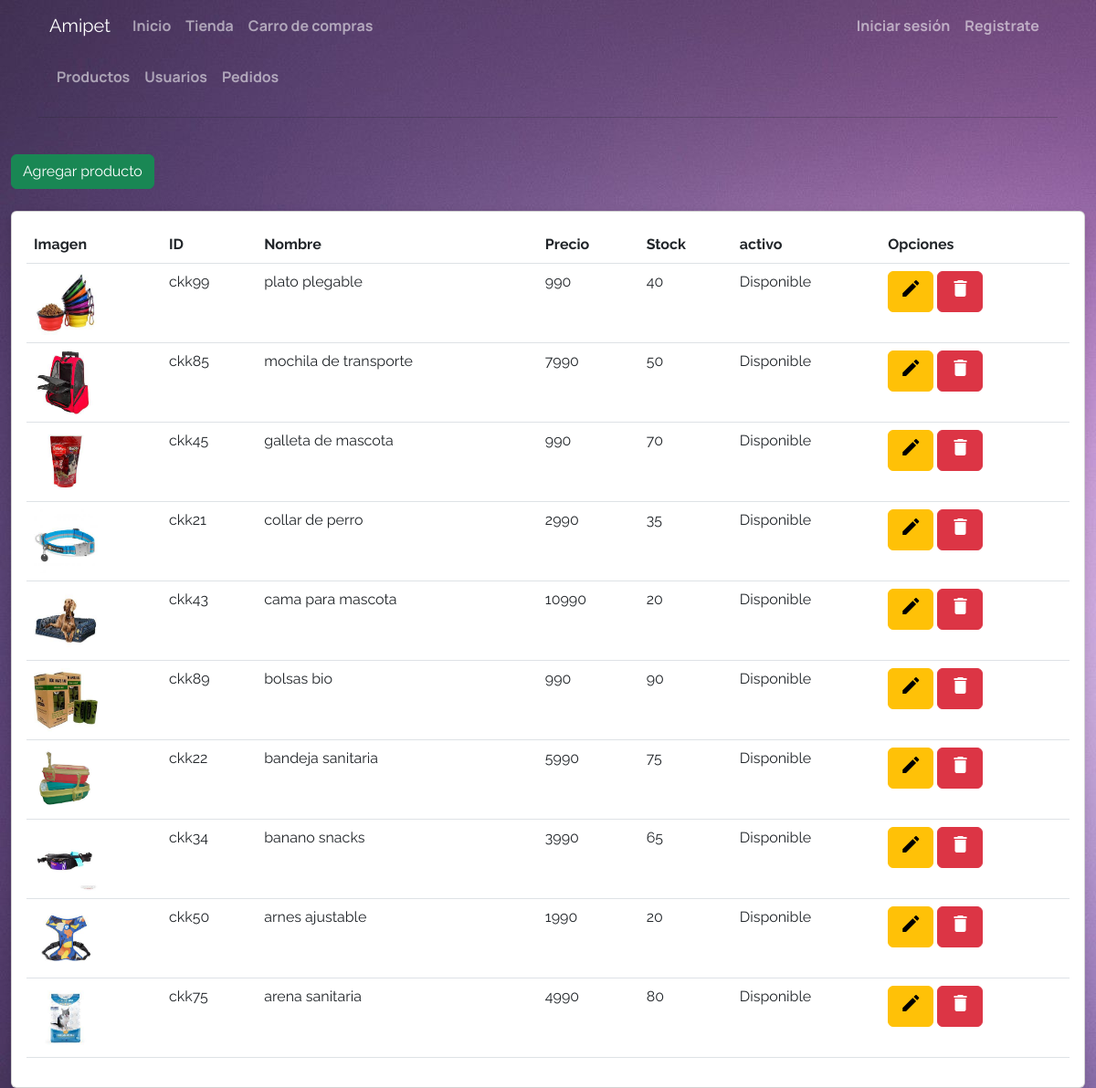
/crud/, run on the app's committed database.
### app/models.py (models this page shows, shortened)
class Producto(models.Model):
    idProducto = models.CharField(max_length=5, primary_key=True)
    nombreProducto = models.CharField(max_length=30, blank=True, null=True)
    stock   = models.IntegerField(blank=True, null=True)
    precio   = models.IntegerField(blank=True, null=True)
    foto = models.ImageField(upload_to=cargarFotoProducto, null=True)
    activo = models.IntegerField(blank=True, null=True)

### app/views.py (the view)
# urls.py: path('crud/',views.crud,name='crud'),
def crud(request):
    print("Estoy en crud")
    productos = Producto.objects.all()
    context={"productos":productos}
    return render(request,'app/crud.html',context)

### carro/context_processor.py (called while the page is built)
def importe_total_carro(request):
    carro = Carro(request)
    total = 0
    total_prod = 0
    print(request.session)
    if request.user.is_authenticated:
        for key, value in request.session["carro"].items():
            total = total+(int(value["precio"]))
            total_prod = total_prod+(int(value["cantidad"]))
    return {"importe_total_carro": total,"cantidad_prod":total_prod}

### app/templates/app/crud.html (shortened to what this page needs)
{% extends 'app/base.html' %}
{%load static%}
{%block content%}
<div class="container">
  <nav class="navbar navbar-expand-lg navbar-dark">
    <div class="container-fluid">
      <div class="collapse navbar-collapse" id="navbarNavAltMarkup">
        <div class="navbar-nav">
          <a class="nav-link" aria-current="page" href="{% url 'crud'%}">Productos</a>
          <a class="nav-link" href="{% url 'usuarios'%}">Usuarios</a>
          <a class="nav-link" href="{% url 'pedidos'%}">Pedidos</a>
        </div>
      </div>
    </div>
  </nav>
  <hr>
</div>
{% block crud%}
<div class="container-xxl pt-4">
  <a href="{% url 'productosAdd' %}" class="btn btn-success mb-4">Agregar producto</a>
  <br>
  <div class="card shadow">
    <div class="card-body">
      <table class="table table-hover">
        <thead>
          <tr>
            <th scope="col">Imagen</th>
            <th scope="col">ID</th>
            <th scope="col">Nombre</th>
            <th scope="col">Precio</th>
            <th scope="col">Stock</th>
            <th scope="col">activo</th>
            <th scope="col">Opciones</th>
          </tr>
        </thead>
        <tbody>
          {% for p in productos%}
          <tr>
            <td><img src="{{p.foto.url}}" class="card-img-top" alt="..." style="width:70px;height:70px"></td>
            <td>{{p.idProducto}}</td>
            <td>{{p.nombreProducto}}</td>
            <td>{{p.precio}}</td>
            <td>{{p.stock}}</td>
            <td>
              {%if p.activo == 1%}
              Disponible
              {%else%}
              No disponible
              {%endif%}
            </td>
            <td>
              <a href="{% url 'productos_edit' pk=p.idProducto %}" class="btn btn-warning"><span
                  class="material-icons md-24 nav-link">&#xe3c9;</span></a>
              <a href="{% url 'productos_del'  pk=p.idProducto %}" class="btn btn-danger"><span
                  class="material-icons md-24 nav-link">&#xe872;</span></a>
            </td>
          </tr>
          {% endfor %}
        </tbody>
      </table>
    </div>
  </div>
</div>
{%endblock%}
{%endblock%}

### app/static/app/css/estilo.css (style rules this page uses)
.body { font-family: 'Raleway', sans-serif; }
.nav-link { font-weight: bold; font-family: 'Manrope', sans-serif; }
.fondo { background-image: url(''); background-repeat: no-repeat; background-attachment: fixed; }
.material-icons { font-family: 'Material Icons'; font-weight: normal; font-style: normal; font-size: 24px; display: inline-block; line-height: 1; text-transform: none; letter-spacing: normal; word-wrap: normal; white-space: nowrap; direction: ltr; align-items: center; -webkit-font-smoothing: antialiased; text-rendering: optimizeLegibility; -moz-osx-font-smoothing: grayscale; font-feature-settings: 'liga'; }
.md-24 { font-size: 24px; }

### data on the page
Producto: foto (picture), idProducto "ckk99", nombreProducto "plato plegable", precio "990", stock "40", activo "Disponible"
Producto: foto (picture), idProducto "ckk85", nombreProducto "mochila de transporte", precio "7990", stock "50", activo "Disponible"
Producto: foto (picture), idProducto "ckk45", nombreProducto "galleta de mascota", precio "990", stock "70", activo "Disponible"
Producto: foto (picture), idProducto "ckk21", nombreProducto "collar de perro", precio "2990", stock "35", activo "Disponible"
Producto: foto (picture), idProducto "ckk43", nombreProducto "cama para mascota", precio "10990", stock "20", activo "Disponible"
Producto: foto (picture), idProducto "ckk89", nombreProducto "bolsas bio", precio "990", stock "90", activo "Disponible"
Producto: foto (picture), idProducto "ckk22", nombreProducto "bandeja sanitaria", precio "5990", stock "75", activo "Disponible"
Producto: foto (picture), idProducto "ckk34", nombreProducto "banano snacks", precio "3990", stock "65", activo "Disponible"
Producto: foto (picture), idProducto "ckk50", nombreProducto "arnes ajustable", precio "1990", stock "20", activo "Disponible"
Producto: foto (picture), idProducto "ckk75", nombreProducto "arena sanitaria", precio "4990", stock "80", activo "Disponible"
